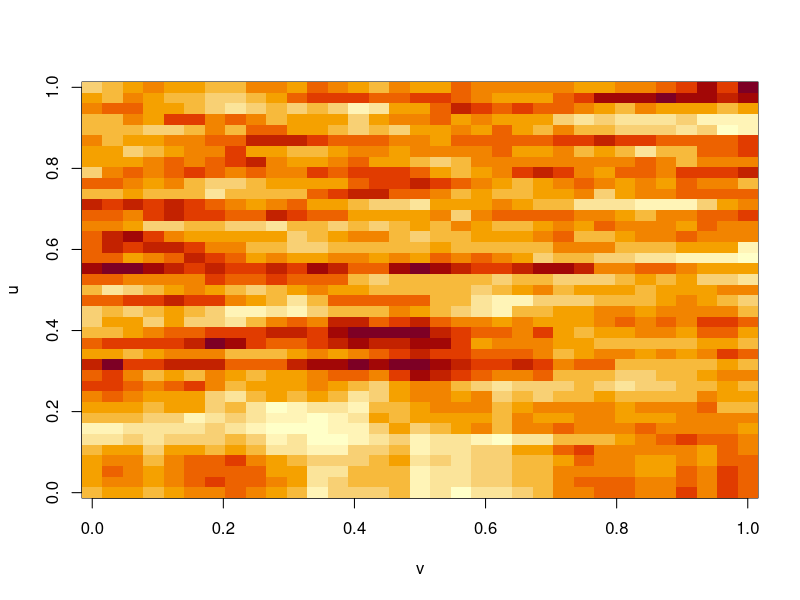
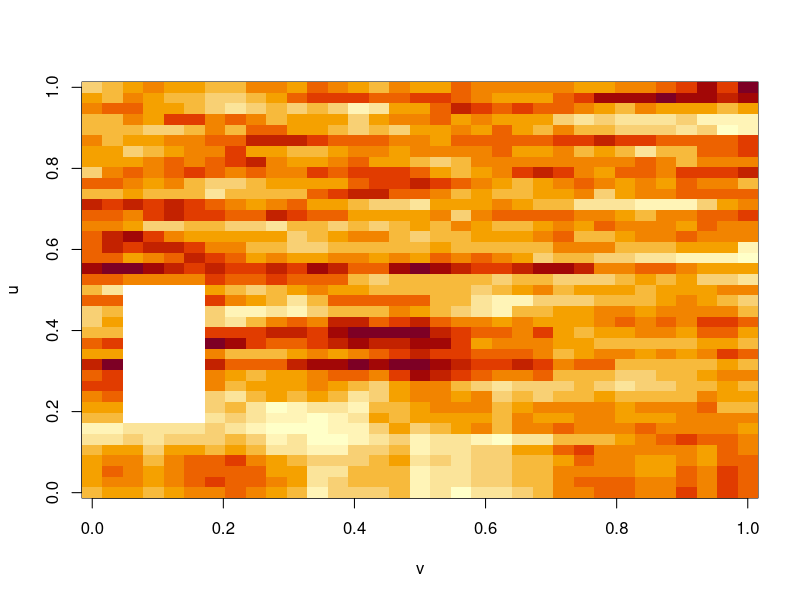

These figures' R source, in order:
#Inverse of the complete-data covariance matrix, matrix square root and related derivatives

#Explicit form of B^-1

#This function computes the exact inverse of the covariance matrices used in the OU process

OU_COVINV <- function(b){

# INPUT:
#       b = vector of elements that form the sq matrx.
#       e.g. b(1:N)=exp(?mu.*nu(1:N));
#       Assign values to border elements:

  N <- length(b)
  B_inv <- matrix(NA, nrow=N, ncol=N)
  B_inv[1,1] <- 1/(1-(b[2])^2)
  B_inv[N,N] <- 1/(1-(b[N])^2)
  for (k in 2:(N-1)){
    B_inv[k,k]=1/(1-(b[k+1])^2)+1/(1-(b[k])^2)-1
  }
  for (k in 2:N){
    B_inv[k, (k-1)]=-b[k]/(1-(b[k])^2)
    B_inv[(k-1),k]=-b[k]/(1-(b[k])^2)
  }
  B_inv[is.na(B_inv)] <- 0
  return(B_inv)
}



#Bidiagonal matrix square root of B^-1

# This function finds the lower bidiagonal
# matrix square root for a symmatric tridiagonal matrix
# INPUT:
  # G = symmetric tridiagonal matric
# OUTPUT:
  # L = lower bidiagonal matrix such that G=L*L'


OU_SQRTM <- function(G){
  #in matlab: norm(X)return 2-norm by default, G' means transposition of a matrix; 
  #in R: norm(X)returns 1-norm by default, t(G) means transposition of a matrix
  try (if (norm(G-t(G),type="2") > 0) stop("G must be symmetric and tridiagonal"))
  K <- dim(G)[1]  # K=size(G,1), number of rows (dimension 1) in Matlab 
  L <- matrix(0,nrow=K,ncol=K) # L=zeros(K,K), generate a zero matrix of K rows and K columns
  L[1,1] <- sqrt(G[1,1])
  L[K,K] <- sqrt(G[K,K])
  for (j in 2:K){
    L[j,(j-1)] <- G[(j-1),j]/L[(j-1),(j-1)]
    L[j,j] <- sqrt(G[j,j]-L[j,(j-1)]^2)
  }
  return(L)
}


#Computing DμB^?1 and D2μB^?1
# This function computes the derivative of
# the inverse of the covariance matrix B??1(nmu):
  # function DB inv = OU DBINV(mu,v)

OU_DBINV <- function(mu,v){
# INPUT:
  # mu = parameter value for B(mu)
  # v = Vector for the vertical coordinate of the random field
# OUTPUT:
  # DB inv = A matrix of derivatives for B??1(nmu)
  # Assign values to border elements:
  N <- length(v)
  DB_inv<- matrix(0,nrow=N,ncol=N)
# standaridze vectors into column vectors
  v <- matrix(v)
  
  if (dim(v)[2] != 1){  #??I'm not sure what this step does
    v <- t(v)
  }
  nu <- rbind(0,abs(v[2:N, ,drop=FALSE]-v[1:(N-1), ,drop=FALSE]))
  b <- exp(-mu*nu)
  b_sq <- b^2   # b_sq=b.^2
  DB_inv <- matrix(NA, nrow=N, ncol=N)
  DB_inv[1,1] <- -2*nu[2]*b_sq[2]/((1-b_sq[2])^2)
  DB_inv[N,N] <- -2*nu[N]*b_sq[N]/((1-b_sq[N])^2)
  for (j in 2:(N-1)){
    DB_inv[j,j] <- -2*(nu[j]*b_sq[j]*(1+b_sq[j]))^2+nu[j+1]*b_sq[j+1]/((1-b_sq[j+1])^2)
  }
  for (j in 2:N){
    DB_inv[(j-1),j] <- nu[j]*b[j]*(1+b_sq[j])/((1-b_sq[j])^2)
    DB_inv[j,(j-1)] <- DB_inv[(j-1),j]
  }
  DB_inv[is.na(DB_inv)] <- 0
  return(DB_inv)
}


# This function computes the 2nd derivtive
# of the inverse of the covariance matrix B??1(nmu):
  # function DB2 inv = OU DBINV(mu,v)

OU_D2BINV <- function(mu,v){
# INPUT:
  # mu = parameter value for B(mu)
  # v = Vector for the vertical coordinate of the random field
# OUTPUT:
  # DB inv = A matrix of derivatives for B??1(nmu)
  # Assign values to border elements:
  
  N <- length(v)
  DB2_inv <- matrix(0,N,N)
# standaridze vectors into column vectors
  v <- matrix(v)
  
  if (dim(v)[2] != 1){  #??I'm not sure what this step does
    v <- t(v)
  }
  nu <- rbind(0,abs(v[2:N, ,drop=FALSE]-v[1:(N-1), ,drop=FALSE]))
  b <- exp(-mu*nu)
  b_sq <- b^2
  One <- matrix(1,nrow=N, ncol=1)
  b_star <- (nu*b_sq*(One+b_sq))/((One-b_sq)^3)
  DB2_inv[1,1] <- 4*b_star[2]
  DB2_inv[N,N] <- 4*b_star[N]
  for (j in 2:(N-1)){
    DB2_inv[j,j] <- 4*(b_star[j]+b_star[j+1])
  }
  for (j in 2:N){
    DB2_inv[(j-1),j]<-((nu[j])^2*b[j]*(1+6*(b[j])^2+(b[j])^4))/((1-b_sq[j])^2)
    DB2_inv[j,(j-1)]<-DB2_inv[(j-1),j]
  }
  DB2_inv[is.na(DB2_inv)] <- 0
  return (DB2_inv)
}


# This function finds the lower?bidiagonal
# matrix square?root for a symmatric tridiagonal matrix
# INPUT:
  # G = symmetric tridiagonal matric
# OUTPUT:
  # L = lower bidiagonal matrix such that G=L*L'

OU_SQRTM <- function(G){

  try (if (norm(G-t(G),type="2") > 0) stop("G must be symmetric and tridiagonal"))
  K <- dim(G)[1]
  L <- matrix(0,nrow=K, ncol=K)
  L[1,1] <- sqrt(G[1,1])
  L[N,N] <- sqrt(G[K,K])
  for (j in 2:K){
    L[j,(j-1)] <- G[(j-1),j]/L[(j-1),(j-1)]
    L[j,j] <- sqrt(G[j,j]-L[j,(j-1)]^2)
  }
  return(L)
}
  
  
# Estimation schemes, likelihood functions and related derivatives
  
  # Complete-data likelihood function
  
  # OU LIKE.m
  # Function to evaluate the ?2 log likelihood function
  # of the parameter values given an observation of
  # the OU process
  # Author : Sami Cheong
  # Date : 7/29/14
  # Version : 1
  
#  function likelihood = OU LIKE(lambda,mu,sigma2,u,v,X)  
  
  OU_LIKE <- function (lambda,mu,sigma2,u,v,X){
  
    N <- dim(X)[1]
    M <- dim(X)[2]
    u <- matrix(u)
    if (dim(u)[2] != 1){
      u <- t(u)
    }
    v <- matrix(v)
    if (dim(v)[2] != 1){
      v <- t(v)
    }
    eta <- rbind(0,abs(u[2:M, ,drop=FALSE]-u[1:(M-1), ,drop=FALSE]))
    nu <- rbind(0, abs(v[2:N, ,drop=FALSE]-v[1:(N-1), ,drop=FALSE]))
    b <- exp(-mu*nu)
    
    # define the different terms in the likelihood function
    term_pi <- M*N*log(2*pi)
    term_sigma <- M*N*log(sigma2)
    term_lambda <- N*sum(log(1-exp(-2*mu*nu[2:N])))
    term_mu <- M*sum(log(1-exp(-2*mu*nu[2:N])))
    
    # initialize the terms for the quadratic form n
    long_term <- matrix(0, nrow=M, ncol=1)
    Xa <- matrix(0, nrow=N, ncol=M)  # long_term=zeros(size(X)), the same size of X
    Binv <- OU_COVINV(b)
    Xa[,1] <- X[,1]
    for (i in 2:M){
      Xa[,i] <- X[,i] - (exp(-lambda*eta[i])*X[,(i-1)])
      long_term[i] <- (t(Xa[,i])%*%Binv%*%Xa[,i])/(1-exp(-2*lambda*eta[i]))
    }
    likelihood = term_pi+term_sigma+term_lambda+term_mu+
      ((t(X[,1])%*%Binv%*%X[,1]+sum(long_term[2:M])))/sigma2
    return(likelihood)
  }
  


# Parameter updates based on the Hessian matrix of the completedata likelihood function
  # function hess = OU LIKE HESS UPDATE(lambda,mu,sigma2,u,v,X)
  # function to evaluate the hessian matrix
  # of the complete data likelihood
  # generate structure :H=[h lmblmb, h lmu; h mul, h mumu]
  # Uses other functinos : OU DBINV(mu,v) , OU D2BINV(mu,v)

OU_LIKE_HESS_UPDATE <- function(lambda, mu, sigma2, u, v, X){
  # H=[H 11, H 12; H 21, H 22]
  # define the components of the Hessian matrix:
  M <- dim(X)[2]
  N <- dim(X)[1]
  
  # standardize things to be column vectors :
  u <- matrix(u)
  if (dim(u)[2] != 1){
    u <- t(u)
  }
  
  v <- matrix(v)
  if (dim(v)[2] != 1){
    v <- t(v)
  }
  
  eta <- rbind(0,abs(u[2:length(u), ,drop=FALSE]-u[1:(length(u)-1), ,drop=FALSE]))
  zeta <- rbind(0,abs(v[2:length(v), ,drop=FALSE]-v[1:(length(v)-1), ,drop=FALSE]))
  zeta_expmu <- exp(-mu*zeta)
  zeta_expmu2 <- 1 - zeta_expmu^2
  eta_explmb <- exp(-lambda*eta)
  eta_explmb2 <- 1 - eta_explmb^2
  
  # compute B?1:
  B_inv <- OU_COVINV(zeta_expmu)
  B_inv[is.na(B_inv)] <- 0
  # initialize stuff
  # X q=NaN(size(X));
  X_q <- matrix(0,N,M)
  h_lmblmb_1 <- numeric(M)
  h_lmblmb_2 <- numeric(M)
  h_lmblmb_3 <- numeric(M)
  h_lmblmb_4 <- numeric(M)
  h_lmblmb_5 <- numeric(M)
  h_lmbmu_1 <- numeric(M)
  h_lmbmu_2 <- numeric(M)
  h_mulmb_1 <- numeric(M)
  h_mulmb_2 <- numeric(M)
  h_mumu_star <- numeric(M)
  dl_mu_star <- numeric(M)
  dl_lmb_1 <- numeric(M)
  dl_lmb_2 <- numeric(M)
  dl_lmb_3 <- numeric(M)
  for (j in 2:M){
    X_q[,j]<-X[,j,drop=FALSE] - eta_explmb[j]*X[,(j-1),drop=FALSE]
    h_lmblmb_1[j] <- -4*(eta[j]*eta_explmb[j])^2/(eta_explmb2[j]^2)
    h_lmblmb_2[j] <- (eta[j]^2*eta_explmb[j])*(1+(eta_explmb[j])^2)*
      (t(X[,(j-1),drop=FALSE]) %*% B_inv %*% X_q[,j,drop=FALSE])/((eta_explmb2[j])^2)
    h_lmblmb_3[j] <- (eta[j]*eta_explmb[j])^2*(t(X[,(j-1)])) %*% B_inv %*% X[,(j-1)]/eta_explmb2[j]
    h_lmblmb_4[j] <- 2*(eta[j]*eta_explmb[j])^2*(1+(eta_explmb[j])^2)*
      t(X_q[,j]) %*% B_inv %*% X_q[,j]/(eta_explmb2[j]^3)
    h_lmblmb_5[j] <- 2*(eta[j]*eta_explmb[j])^2*eta_explmb[j]*
      t(X[,(j-1)]) %*% B_inv %*% X_q[,j]/(eta_explmb2[j]^2)
    
    # split the H 12 = h_lambdamu:
    h_lmbmu_1[j] <- eta[j]*eta_explmb[j]*t(X[,(j-1)])%*%
      OU_DBINV(mu,v) %*% X_q[,j]/eta_explmb2[j]
    h_lmbmu_2[j] <- eta[j]*eta_explmb[j]^2*t(X_q[,j])%*%
      OU_DBINV(mu,v) %*% X_q[,j]/(eta_explmb2[j]^2)
    h_mulmb_1[j] <- eta[j]*(eta_explmb[j]^2)*t(X[,(j-1)])%*%
      OU_DBINV(mu,v) %*% X_q[,j]/eta_explmb2[j]
    h_mulmb_2[j] <- eta[j]*(eta_explmb[j]^2)*t(X_q[,j])%*%
      OU_DBINV(mu,v) %*% X_q[,j]
    
    # define the lambda term in h mumu:
    h_mumu_star[j] <- (t(X_q[,j]) %*% OU_D2BINV(mu,v) %*% X_q[,j])/eta_explmb2[j]
    dl_mu_star[j] <- (t(X_q[,j]) %*% OU_DBINV(mu,v) %*% X_q[,j])/eta_explmb2[j]
    
    # define the terms in the first derivative of l(theta):
    dl_lmb_1[j] <- 2*eta[j]*(eta_explmb[j]^2)/eta_explmb2[j]
    dl_lmb_2[j] <- eta[j]*eta_explmb[j]*t(X[,(j-1)]) %*% B_inv %*% X_q[,j]/eta_explmb2[j]
    dl_lmb_3[j] <- eta[j]*(eta_explmb[j]/eta_explmb2[j])^2*t(X[,(j-1)]) %*% B_inv %*% X_q[,j]
  }
  h_mumu_1 <- numeric(N)
  dl_mu_1 <- numeric(N)
  for (k in 2:N){
    h_mumu_1[k] <- -4*(zeta[k]*zeta_expmu[k])^2/zeta_expmu2[k]^2
    dl_mu_1[k] <- 2*zeta[k]*(zeta_expmu[k])^2/zeta_expmu2[k]
  }
  
  # Put all the terms together:
  h_lmblmb <- sum(N*h_lmblmb_1[2:M])-(2/sigma2)*(sum(h_lmblmb_2[2:M]-
                h_lmblmb_3[2:M]-h_lmblmb_4[2:M]+h_lmblmb_5[2:M]))
                                                     
  h_lmbmu <- (2/sigma2)*sum(h_lmbmu_1[2:M]-h_lmbmu_2[2:M])
  h_mulmb <- (2/sigma2)*(sum(h_mulmb_1[2:M]-h_mulmb_2[2:M]))
  h_mumu <- sum(M*h_mumu_1[2:N])+(1/sigma2)*(t(X[,1]) %*% OU_D2BINV(mu,v) %*% X[,1]+
                                               sum(h_mumu_star[2:M]))
  # Define the Hessian matrix:
  H <- rbind(cbind(h_lmblmb,h_lmbmu),cbind(h_mulmb,h_mumu))
  
  # Partial derivatives:
  dl_lmb <- sum(N*dl_lmb_1[2:M]+(2/sigma2)*dl_lmb_2[2:M]-(2/sigma2)*dl_lmb_3[2:M])
  dl_mu <- sum(M*dl_mu_1[2:N])+(1/sigma2)*t(X[,1]) %*% OU_DBINV(mu,v) %*% X[,1]+sum(dl_mu_star[2:M])
  update <- solve(H,rbind(dl_lmb,dl_mu))
  return (update)
}

#Estimation schemes

#Obtaining MLE of sigma^2 using existing lambda hat and mu hat
# OU SIG LIKE.m
# function sigma2 hat = OU SIG LIKE(lambda hat,mu hat,u,v,X)
# This function returns the likelihood estimate of sigma2
# evaluated with mu hat and lambda hat:
  # function sigma2 hat = OU SIG LIKE(lambda hat,mu hat,u,v,X);
# INPUT :
  # lambda hat, mu hat : current estimate of lambda and mu.
# u , v : horizontal and vertical strip respectively.
# X : random field with complete data or missing data imputed.
# OUTPUT:
  # sigma2 hat = MLE of sigma based on input of lambda and mu
OU_SIG_LIKE <- function (lambda_hat,mu_hat,u,v,X){
  N <- dim(X)[1]
  M <- dim(X)[2]
  eta <- matrix(0, nrow=M, ncol=1)
  nu <- matrix(0, nrow=N, ncol=1)
  eta[1,1] <- u[1]
  nu[1,1] <- v[1]
  eta[2:M,1] <- abs(u[2:M]- u[1:(M-1)])
  nu[2:N,1] <- abs(v[2:N]-v[1:(N-1)])
  b <- c(0)
  b[2:N] <- exp(-mu_hat*nu[2:N,1])
  Xa <- matrix(0,nrow=N, ncol=M)
  long_term <- matrix(0, nrow=M, ncol=1)
  Xa[,1] <- X[,1]
  Binv <- OU_COVINV(b)
  for (i in 2:M){
    Xa[,i]<- X[,i]-(exp(-lambda_hat*eta[i,1])*X[,(i-1)])
    long_term[i,1] <- t(Xa[,i]) %*% Binv %*% Xa[,i]/(1-exp(-2*lambda_hat*eta[i,1]))
  }
  
  sigma2_hat <- (t(X[,1]) %*% Binv %*% X[,1] + sum(long_term[2:M,1]))/(M*N)
  
  return (sigma2_hat)
}
  


# Obtaining ALE of , ?? and 2 based on Markov property assumption
# With block-missing observations
# OU APPROXLIKE.m
# This code implements the approximate likelihood function
# based on th Markov property assumption in partitioned data
# Author: Sami Cheong
# Version : 0
# Date : 10/27/2014
# function likelihood=OU APPROXLIKE(X miss,lambda,mu,sigmas)
# The goal is to approximate l mn with l 1 + l 2,
# where l 1 is the likelihood for complete
# column observations, and l 2 is the likelihood for incomplete
# observations

OU_APPROXLIKE <- function(lambda,mu,sigmas,u,v,X){
  
  N <- dim(X)[1]
  M <- dim(X)[2]
  
  # Set of indices for the random field:
  J <- c(1:M)
  K <- c(1:N)
  
  #identify columns with missing data (NaN):
  Miss_mat <- which(is.na(X), arr.ind=T)
  Miss_col <- Miss_mat[,2]        #Miss_col=find(any(Miss mat))
  Miss_row <- Miss_mat[,1]             #Miss_row=find(isnan(X(:,Miss_col(1)))==1)
  Nprime <- length(Miss_row)
  Mprime <- length(Miss_col)
  
  # J is the horizontal axis of the field
  Jprime <- Miss_col
  J2prime <- Jprime
  
  # Kprime is the indices that for the usable information in the
  # missing block columns
  if (Miss_row[1] > ceiling(N/2)){
    Kprime <- c(1:(Miss_row[1]-1))
    K2prime <- Miss_row[length(Miss_row)]+c(1:N)
  }else{
    Kprime <- c((1+Miss_row[length(Miss_row)]):N)
    K2prime <- c(1:Miss_row[1])-1
  }
  
  eta = c()
  nu = c()
  
  if (u[1] == 0){
    eta[1] <- u[1]
  }else{
    eta[1] <- 0
  }
  
  if (v[1] == 0){
    nu[1] <- v[1]
  }else{
    nu[1] <- 0
  }
  
  eta[2:M] <- abs(u[2:M] - u[1:(M-1)])
  nu[2:N] <- abs(v[2:N] - v[1:(N-1)])
  
#covariance structure for the complete data:
  b <- exp(-mu*nu)
  Binv <- OU_COVINV(b)
  
#covariance structure for the incomplete data:
  b0 <- exp(-mu*nu[Kprime])
  B0inv <- OU_COVINV(b0)
  b1 <- exp(-mu*nu[K2prime])
  B1inv <- OU_COVINV(b1)
  
#Define indices and dimensions for l 1 and l 2
  J1 <- setdiff(J, Jprime)
  K1 <- setdiff(K, Kprime)
  J2 <- Jprime
  K2 <- Kprime
  J3 <- J2prime
  K3 <- K2prime
  M1 <- length(J1)
  N1 <- N
  M2 <- length(J2)
  N2 <- length(K2)
  M3 <- length(J3)
  N3 <- length(K3)
  
#Define quadratic term for l_1:
  J11 <- setdiff(J1,1)
  K11 <- setdiff(K1,1)
  Q1 <- 0
  for (j in setdiff(J11, Jprime[length(Jprime)]+1)){
    Xj_star <- X[,j] - exp(-lambda*eta[j])*X[,(j-1)]
    s1 <- (t(Xj_star) %*% Binv %*% Xj_star)/(1-exp(-2*lambda*eta[j]))
    Q1 <- s1 + Q1
  }
  l_1 <- M1*N1*log(2*pi*sigmas) + M1*sum(log(1-exp(-2*mu*nu[2:N]))) +
    N1*sum(log(1-exp(-2*lambda*eta[J11]))) + (t(X[,1]) %*% Binv %*% X[,1] + Q1)/sigmas
  
  #Define the usable observations:
  X0 <- X[K2,J2]
  
  #Define quadratic term for l_2:
  Q2 <- 0
  for (j in 2:M2){
    X0j_star <- X0[,j] - exp(-lambda*eta[J2[j]])*X0[,(j-1)]
    Q2 <- Q2 + ((t(X0j_star) %*% B0inv %*% X0j_star)/(1-exp(-2*lambda*eta[J2[j]])))
  }
  
  K22 <- setdiff(K2, 1)
  J22 <- setdiff(J2,1)
  l_2 <- M2*N2*log(2*pi*sigmas) + M2*sum(log(1-exp(-2*mu*nu[K22]))) +
    N2*sum(log(1-exp(-2*lambda*eta[J22]))) + (t(X0[,1]) %*% B0inv %*% X0[,1]+Q2)/sigmas
  
  #Define the usable observations:
  X1 <- X[K3,J3]
  Q3 <- 0
  for (j in 2:M3){
    X1j_star <- X1[,j] - exp(-lambda*eta[J3[j]])*X1[,(j-1)]
    Q3 <- Q3 + ((t(X1j_star) %*% B1inv %*% X1j_star)/(1-exp(-2*lambda*eta[J2[j]])))
  }
  
  K33 <- setdiff(K3,1)
  J33 <- setdiff(J3,1)
  l_3 <- M3*N3*log(2*pi*sigmas)+M3*sum(log(1-exp(-2*mu*nu[K33])))+
    N3*sum(log(1-exp(-2*lambda*eta[J33])))+(t(X1[,1]) %*% B1inv %*% X1[,1]+Q3)/sigmas
  
  #Sum up the likelihood functions from partitioned data
  likelihood <- l_1 + l_2 + l_3
  
  return(likelihood)
}

# OU_SIM.m
#
  # Function to simulate Gaussian random field
# with Ornstein-Uhlenbeck covariance function 
# 
  # Author  : Sami Cheong
# Date    : 7/29/14
# Version : 1
#
##############################################
# function [X,A,B,Gamma]=OU_SIM(u,v,lambda,mu,sigma2)
#
# INPUT: 
  #
# u                    = horizontal coordinate of input grid between [0,1]
# v                    = vertical coordinate of input grid between [0,1]
# cov(X(u,v),X(u',v')) = sigma2*exp(-lambda|u-u'|-mu|v-v'|)
#
# OUTPUT: 
  #
# X = an N-by-M array of a random field realization.
# A = Covariance matrix for the 'horizonal' part of the random field.
# B = Covariance matrix for the 'vertical' part of the random field.
# Gamma = Covariance matrix for the whole random field with complete
# observations.
#

#################################################
OU_SIM <- function(u,v,lambda,mu,sigma2){
  

# Define the length of each of the input vectors 
M <- length(u)
N <- length(v)

#Initialize and define the distance between consecutive input points:
eta <- matrix(0, nrow=M, ncol=1)
nu  <- matrix(0, nrow=N, ncol=1)

if(u[1]==0){
  eta[1] <- u[1]
}else{
  eta[1] <- 0
}

if (v[1]==0){
  nu[1] <- v[1]
}else{
  nu[1] <- 0
}

eta[2:M] <- abs(u[2:M - u[1:(M-1)]])
nu[2:N] <- abs(v[2:N] - v[1:(N-1)])

#Define the component of the OU covariance matrix 
#based on distance between grid points:

a <- exp(-lambda*eta)
b <- exp(-mu*nu)

#a(1:M) = exp(-lambda.*eta(1:M));
#b(1:N) = exp(-mu.*nu(1:N));

#Initialize and define the covariance function 
#for horizonal and vertical components:

A <- diag(M)
B <- diag(N)

#Assign elements to the covariance matrices 

for (i in 1:(M-1)){
  A[i,(i+1)] <- a[i+1]
  for (j in (i+1):M){
    A[i,j] <- prod(a[(i+1):j])
    A[j,i] <- A[i,j]
  }
}

for (i in 1:(N-1)){
  B[i,(i+1)] <- b[i+1]
  for (j in (i+1):N){
    B[i,j] <- prod(b[(i+1):j])
    B[j,i] <- B[i,j]
    }
}

#Covariance matrix for X as sigma2*Kronecker product of A and B,
#where X is represented as [X_1,...X_M]'. 
Gamma <- kronecker(A,B)
Gamma <-sigma2*Gamma

#Simulate Multivariate normal observations
#based on the covariance matrix Gamma
#The covariance matrix has dimension K-by-K, where K = M*N.
K <- M*N

#Generate K Normal(0,1) random vairables
Z <- matrix(rnorm(K,mean=0,sd=1), nrow=K, ncol=1)

#Cholesky decompision of Gamma, where L is a lower triangular
#matrix such that L'*L=Gamma
L <- chol(Gamma)

#X now is Normal with covariance matrix Gamma.
X <- t(L)%*%Z
X <- matrix(X, nrow=N, ncol=M)
out_list <- list("X"=X,"A"=A,"B"=B,"Gamma"=Gamma)
return(out_list)
}


#Obtaining MLE of lambda, ?? and sigma2 using Newton's method
#OU LIKE NEWTON.m
#function [theta] = OU LIKE NEWTON(theta0, delta)
# Function to implement Newton's method on l(X) to obtain MLE
# where X is an OU process with complete observation
# INPUT:
# lambda0,mu0,sigma20 = initial guess for the three parameter
# values
# u,v = input grid for the random field
# X = set of observations from which we wish to
# approximate the parameter
# delta = accuracy we set for the estimate,
# delta = j j theta???theta0 j j 2

OU_LIKE_NEWTON <- function(lambda0,mu0,sigma20,u,v,X, delta){
  #format long e
  lambda0 <- OU_SUB_reset_bound(lambda0)
  mu0 <- OU_SUB_reset_bound(mu0)
  sigma20 <- OU_SUB_reset_bound(sigma20)
  X[is.na(X)] <- 0
  #Evaluate the initial value wrt the complete data likelihood
  l_0 = OU_LIKE(lambda0,mu0,sigma20,u,v,X)
  if (abs(l_0) <= delta){
    #check to see if initial guess satisfies
    return(l_0)
  }
  
  #############################
  ##
  ## MAIN ROUTINE
  ##
  #############################
  
  max_iter <- 2000
  iter <- 0
  error <- 1000
  while (error > delta & iter < max_iter){
    
  
  l_0 <- OU_LIKE(lambda0, mu0, sigma20, u, v, X)
  #update parameters lambda and mu using Newton's method
  theta_update <- rbind(lambda0,mu0) - OU_LIKE_HESS_UPDATE(lambda0,mu0,sigma20,u,v,X)
  mu0 <- OU_SUB_reset_bound(theta_update[2])
  
  #update sigma2
  sigma20 <- OU_SIG_LIKE(lambda0,mu0,u,v,X)
  sigma2_update <- sigma20
  
  #measure error in the likelihood function
  error <- abs(l_0 - OU_LIKE(lambda0,mu0,sigma20,u,v,X))
  
  #update iteration
  iter = iter + 1
  # print stuff
  #fprintf('nn Newton iteration = %d, delta = %d,nn', iter,error)
  #fprintf('nn lambda = %d, mu = %d, sigma2 = %d, nn', ...
  # lambda0, mu0,sigma20)
  #theta = [theta update(1);theta update(2);sigma2 update];
  list_out <- list("lambda"=theta_update[1], "mu"=theta_update[2],"sigma2"=sigma2_update,"likelihood"=l_0)
  }
  
  return (list_out)
}
  
OU_SUB_reset_bound <-  function(x){
  if (x <= 1 | x >100){
    x <- 2 + sample(1:5,1)
    print ('/n Parameter values reset to default,value = %d, /n',x)
  }
  theta_reset <- x
  return(theta_reset)  
}


#Simulation of missing blocks in the random field

# OU BLOCKMISS.m
# Function to simulate a block of missing observations in a random
# field
# function [Y,K1,J1] = OU BLOCKMISS1(X,missing prop)
#
  # INPUT :
  # X = matrix of realization of a random field
# with complete observations
# missing prop = proportion of the observations that are missing

 OU_BLOCKMISS <- function(X,missing_prop){
   if (missing_prop <= 0 | missing_prop >=0.45)
     {print('missing level must be strictly between 0 and 0.45')}
   # get dimension:
   N <- dim(X)[1]
   M <- dim(X)[2]
   # Total number of observations
   # generate the block dimension according to level of missingness:
     # C is the area of the missing block,
   # we need to generate dimensions of the missing block
   Y <- X
   C <- round(1/missing_prop)
   factor <- c(9, 8, 7, 6, 5, 4, 3, 2)
   i <- 1
   
   while (i < length(factor)){
     if (C%%factor[i] == 0){
       C1 <- C/factor[i]
       C2 <- C/C1
       i <- i+1
     }else{
       C1 <- floor(C/3)
       C2 <- floor(C/C1)
       i <- i + 1
     }
   }
   
   N1 <- round(N/C1)
   M1 <- round(M/C2)
   
   #generate an index to start the missing block:
   k1 <- sample(3:floor(N/4),1)
   j1 <- sample(3:floor(M/4),1)
   K1 <- k1:min((k1+(N1-1)), N)
   J1 <- j1:min((j1+(M1-1)), M)
   
   #Assign NA to the resulting block
   Y[K1,J1] <- NA
   out_list <- list("Y"=Y,"K1"=K1,"J1"=J1)
   return(out_list)
 }
 
#Code validation Fei 9/20/2016
 library(raster)
 library(sp)
#Generate X
 M <- 39
 N <- 33
 MN <- M*N
 Z <- rnorm(MN, 0, 1)
 u <- seq(0,1,1/(M-1))
 v <- seq(0,1,1/(N-1))
 lambda <- 3.2
 mu <- 5.1
 sigma2 <- 4.18
 out_list<-OU_SIM(u,v,lambda,mu,sigma2)
 X <- out_list$X
 A_true <- out_list$A
 B_true <- out_list$B
 Gamma_true <- out_list$Gamma
 X_true <- X
 image(v,u,X)

 #Remove block
 missing_prop <- 0.04
 out_list <- OU_BLOCKMISS(X,missing_prop)
 Y <- out_list$Y
 K1 <- out_list$K1
 J1 <- out_list$J1
 image(v,u,Y)
 #write.csv(Y,"missingField.csv",row.names=FALSE)

 #Simulate missing data: estimate parameters
 
OU_LIKE_test<-function(x){
  OU_LIKE(lambda,x,sigma2,u,v,X)
}
